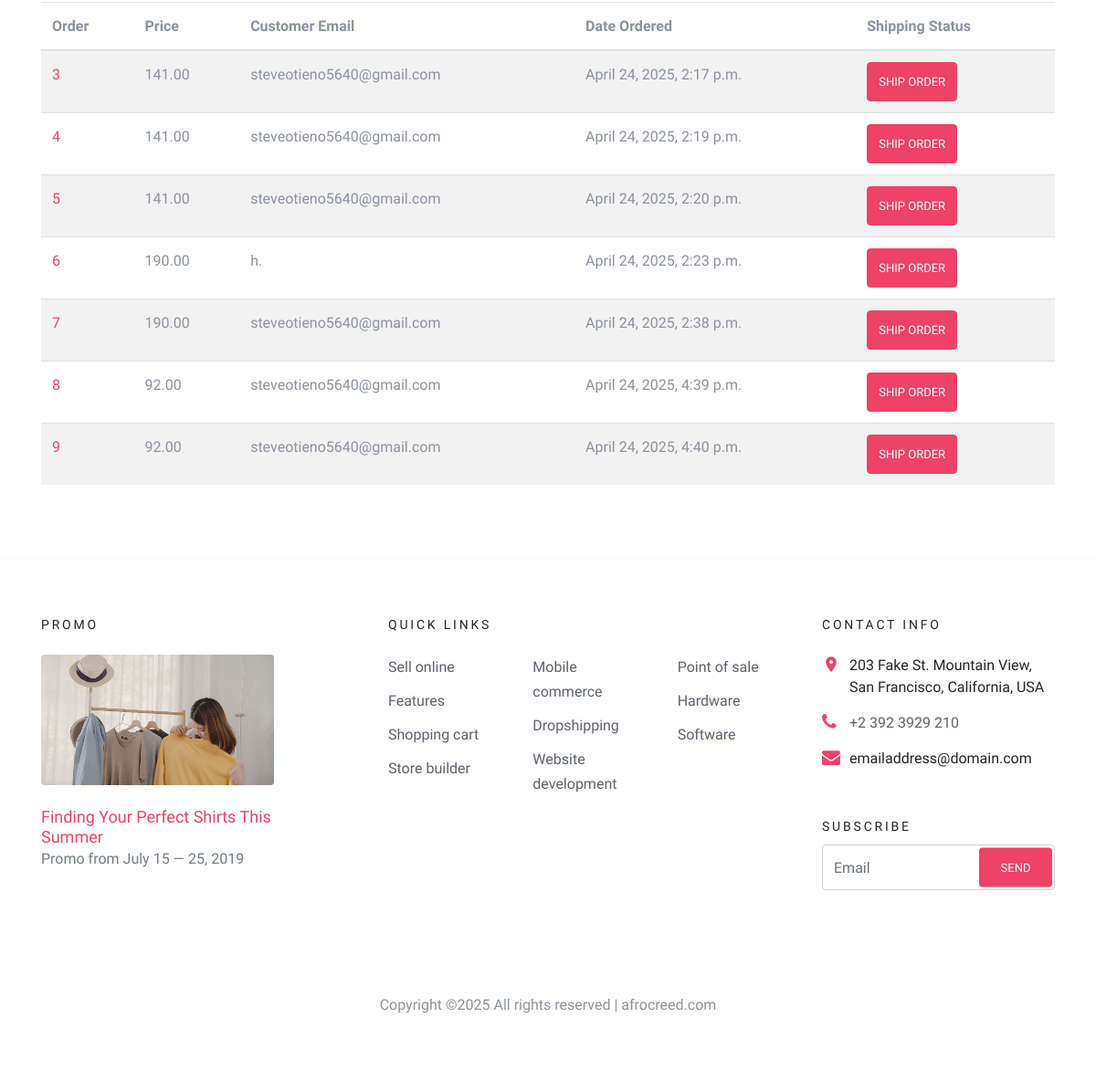
Before: /payment/not_shipped_dash/ (signed in, lower part) with the older database file.
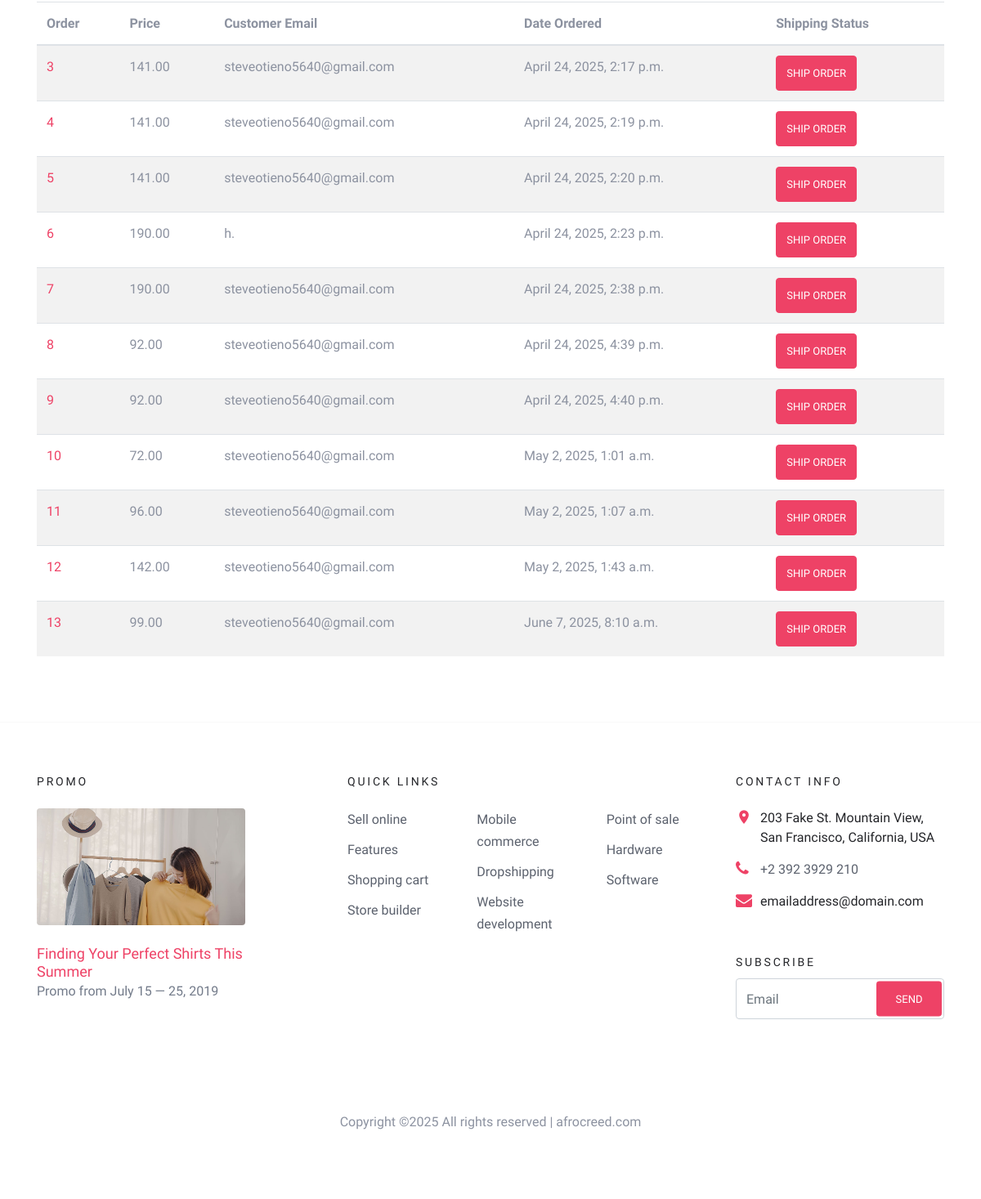
After: the same page with the newer database file.
### payment/models.py (models this page shows, shortened)
class Order(models.Model):
    user = models.ForeignKey(User, on_delete=models.CASCADE, null=True, blank=True)
    full_name = models.CharField(max_length=250)
    email = models.EmailField(max_length=250)
    shipping_address = models.TextField(max_length=15000)
    amount_paid = models.DecimalField(max_digits=10, decimal_places=2)
    date_ordered = models.DateTimeField(auto_now_add=True)
    shipped = models.BooleanField(default=False)
    date_shipped = models.DateTimeField(null=True, blank=True)
    invoice = models.CharField(max_length=255, null=True, blank=True)
    paid = models.BooleanField(default=False)

### payment/views.py (the view, shortened to what this page needs)
# urls.py: path('not_shipped_dash/', views.not_shipped_dash, name='not_shipped_dash'),
def not_shipped_dash(request):
    if request.user.is_authenticated and request.user.is_superuser:
        orders = Order.objects.filter(shipped=False)
        return render(request, 'payment/not_shipped_dash.html', {'orders': orders})
    else:
        messages.success(request, 'Access Denied!')
        return redirect('home')

### cart/cart.py (called while the page is built)
    def __len__(self):
        return len(self.cart)

### cart/context_processors.py (called while the page is built)
def cart(request):
    return {'cart': Cart(request)}

### payment/templates/payment/not_shipped_dash.html (shortened to what this page needs)
{% extends 'base.html' %}
{% load static %}
{% block content %}
<div class="site-section site-section-sm site-blocks-1 border-0" data-aos="fade">
    <div class="container">
        <table class="table table-striped table-hover">
            <thead>
              <tr>
                <th scope="col">Order</th>
                <th scope="col">Price</th>
                <th scope="col">Customer Email</th>
                <th scope="col">Date Ordered</th>
                <th scope="col">Shipping Status</th>
              </tr>
            </thead>
            <tbody>
                {% for item in orders %}
                    <tr>
                        <td><a href="{% url 'orders' item.id %}">{{ item.id}}</a></td>
                        <td>{{ item.amount_paid }}</td>
                        <td>{{ item.email }}</td>
                        <td>{{ item.date_ordered }}</td>
                        <td>
                          <form action="" method="POST">
                            <button type="submit" class="btn btn-primary">Ship Order</button>
                          </form>
                        </td>
                    </tr>
                {% endfor %}
            </tbody>
          </table>
    </div>
</div>
{% endblock %}

### store/templates/base.html (shortened to what this page needs)
{% load static %}
<!DOCTYPE html>
<html lang="en">
  <head>
    <link rel="stylesheet" href="{% static 'fonts/icomoon/style.css' %}">
    <link rel="stylesheet" href="{% static 'css/bootstrap.min.css' %}">
    <link rel="stylesheet" href="{% static 'css/magnific-popup.css' %}">
    <link rel="stylesheet" href="{% static 'css/jquery-ui.css' %}">
    <link rel="stylesheet" href="{% static 'css/owl.carousel.min.css' %}">
    <link rel="stylesheet" href="{% static 'css/owl.theme.default.min.css' %}">
    <link rel="stylesheet" href="{% static 'css/aos.css' %}">
    <link rel="stylesheet" href="{% static 'css/style.css' %}">
    <link href="https://cdnjs.cloudflare.com/ajax/libs/font-awesome/6.5.1/css/all.min.css" rel="stylesheet">
  </head>
  <body>
  <div class="site-wrap">
    {% block content %}
    {% endblock %}
    {% include 'footer.html' %}
  </div>
  </body>
</html>

### store/templates/footer.html
{% load static %}
<footer class="site-footer custom-border-top">
    <div class="container">
      <div class="row">
        <div class="col-md-6 col-lg-3 mb-4 mb-lg-0">
          <h3 class="footer-heading mb-4">Promo</h3>
          <a href="#" class="block-6">
            <img src="{% static 'images/about_1.jpg' %}" alt="Image placeholder" class="img-fluid rounded mb-4">
            <h3 class="font-weight-light  mb-0">Finding Your Perfect Shirts This Summer</h3>
            <p>Promo from  July 15 &mdash; 25, 2019</p>
          </a>
        </div>
        <div class="col-lg-5 ml-auto mb-5 mb-lg-0">
          <div class="row">
            <div class="col-md-12">
              <h3 class="footer-heading mb-4">Quick Links</h3>
            </div>
            <div class="col-md-6 col-lg-4">
              <ul class="list-unstyled">
                <li><a href="#">Sell online</a></li>
                <li><a href="#">Features</a></li>
                <li><a href="#">Shopping cart</a></li>
                <li><a href="#">Store builder</a></li>
              </ul>
            </div>
            <div class="col-md-6 col-lg-4">
              <ul class="list-unstyled">
                <li><a href="#">Mobile commerce</a></li>
                <li><a href="#">Dropshipping</a></li>
                <li><a href="#">Website development</a></li>
              </ul>
            </div>
            <div class="col-md-6 col-lg-4">
              <ul class="list-unstyled">
                <li><a href="#">Point of sale</a></li>
                <li><a href="#">Hardware</a></li>
                <li><a href="#">Software</a></li>
              </ul>
            </div>
          </div>
        </div>
        <div class="col-md-6 col-lg-3">
          <div class="block-5 mb-5">
            <h3 class="footer-heading mb-4">Contact Info</h3>
            <ul class="list-unstyled">
              <li class="address">203 Fake St. Mountain View, San Francisco, California, USA</li>
              <li class="phone"><a href="tel://23923929210">+2 392 3929 210</a></li>
              <li class="email">emailaddress@domain.com</li>
            </ul>
          </div>
          <div class="block-7">
            <form action="#" method="post">
              <label for="email_subscribe" class="footer-heading">Subscribe</label>
              <div class="form-group">
                <input type="text" class="form-control py-4" id="email_subscribe" placeholder="Email">
                <input type="submit" class="btn btn-sm btn-primary" value="Send">
              </div>
            </form>
          </div>
        </div>
      </div>
      <div class="row pt-5 mt-5 text-center">
        <div class="col-md-12">
          <p>
          Copyright &copy;<script>document.write(new Date().getFullYear());</script> All rights reserved | afrocreed.com
          </p>
        </div>
      </div>
    </div>
  </footer>

### static/css/style.css (style rules this page uses)
body { line-height: 1.7; color: #8c92a0; font-weight: 300; font-size: 16px; }
.site-wrap:before { -webkit-transition: .3s all ease-in-out; -o-transition: .3s all ease-in-out; transition: .3s all ease-in-out; background: rgba(0, 0, 0, 0.6); content: ""; position: absolute; z-index: 2000; top: 0; left: 0; right: 0; bottom: 0; opacity: 0; visibility: hidden; }
.btn { height: 43px; -webkit-transition: .3s all ease-in-out; -o-transition: .3s all ease-in-out; transition: .3s all ease-in-out; text-transform: uppercase; font-size: 13px; }
.form-control { height: 43px; }
.site-section { padding: 2.5em 0; }
@media (min-width: 768px) { .site-section { padding: 5em 0; } }
.site-section.site-section-sm { padding: 4em 0; }
.site-footer { padding: 4em 0; }
.site-footer ul li { margin-bottom: 10px; }
.site-footer ul li a { color: #5c626e; }
.site-footer .footer-heading { font-size: 14px; color: #25262a; letter-spacing: .2em; text-transform: uppercase; }
.site-blocks-1 { border-bottom: 1px solid #edf0f5; }
.block-5 ul, .block-5 ul li { list-style: none; padding: 0; margin: 0; line-height: 1.5; }
.block-5 ul li { padding-left: 30px; position: relative; margin-bottom: 15px; color: #25262a; }
.block-5 ul li:before { top: 0; font-family: "icomoon"; content: ""; position: absolute; left: 0; font-size: 20px; line-height: 1; color: #ee4266; }
.block-5 ul li.address:before { content: "\e8b4"; }
.block-5 ul li.email:before { content: "\f0e0"; }
.block-5 ul li.phone:before { content: "\f095"; }
.block-6 { display: block; }
.block-6 img { display: block; }
.block-6 h3 { font-size: 18px; }
.block-6 p { color: #737b8a; }
.block-7 .form-group { position: relative; }
.block-7 .form-control { padding-right: 96px; }
.block-7 .btn { position: absolute; width: 80px; top: 50%; -webkit-transform: translateY(-50%); -ms-transform: translateY(-50%); transform: translateY(-50%); right: 3px; }
.custom-border-top { border-top: 1px solid #f9f9f9; }

Changed rows visible on the page:
added Order: id "10", amount_paid "72.00", email "steveotieno5640@gmail.com", date_ordered "May 2, 2025, 1:01 a.m."
added Order: id "11", amount_paid "96.00", email "steveotieno5640@gmail.com", date_ordered "May 2, 2025, 1:07 a.m."
added Order: id "12", amount_paid "142.00", email "steveotieno5640@gmail.com", date_ordered "May 2, 2025, 1:43 a.m."
added Order: id "13", amount_paid "99.00", email "steveotieno5640@gmail.com", date_ordered "June 7, 2025, 8:10 a.m."
